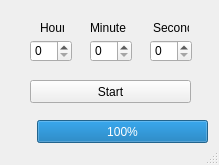
<?xml version="1.0" encoding="UTF-8"?>
<ui version="4.0">
 <class>MainWindow</class>
 <widget class="QMainWindow" name="MainWindow">
  <property name="geometry">
   <rect>
    <x>0</x>
    <y>0</y>
    <width>219</width>
    <height>165</height>
   </rect>
  </property>
  <property name="windowTitle">
   <string>MainWindow</string>
  </property>
  <widget class="QWidget" name="centralWidget">
   <widget class="QLabel" name="label_h">
    <property name="geometry">
     <rect>
      <x>40</x>
      <y>20</y>
      <width>24</width>
      <height>16</height>
     </rect>
    </property>
    <property name="text">
     <string>Hour</string>
    </property>
   </widget>
   <widget class="QLabel" name="label_m">
    <property name="geometry">
     <rect>
      <x>90</x>
      <y>20</y>
      <width>36</width>
      <height>16</height>
     </rect>
    </property>
    <property name="text">
     <string>Minute</string>
    </property>
   </widget>
   <widget class="QPushButton" name="pushButton">
    <property name="geometry">
     <rect>
      <x>30</x>
      <y>80</y>
      <width>161</width>
      <height>23</height>
     </rect>
    </property>
    <property name="text">
     <string>Start</string>
    </property>
   </widget>
   <widget class="QSpinBox" name="spinBox_h">
    <property name="geometry">
     <rect>
      <x>30</x>
      <y>40</y>
      <width>42</width>
      <height>22</height>
     </rect>
    </property>
    <property name="maximum">
     <number>999</number>
    </property>
   </widget>
   <widget class="QSpinBox" name="spinBox_m">
    <property name="geometry">
     <rect>
      <x>90</x>
      <y>40</y>
      <width>42</width>
      <height>22</height>
     </rect>
    </property>
    <property name="maximum">
     <number>999</number>
    </property>
   </widget>
   <widget class="QSpinBox" name="spinBox_s">
    <property name="geometry">
     <rect>
      <x>150</x>
      <y>40</y>
      <width>42</width>
      <height>22</height>
     </rect>
    </property>
    <property name="maximum">
     <number>999</number>
    </property>
   </widget>
   <widget class="QProgressBar" name="progressBar">
    <property name="geometry">
     <rect>
      <x>37</x>
      <y>120</y>
      <width>171</width>
      <height>23</height>
     </rect>
    </property>
    <property name="value">
     <number>100</number>
    </property>
   </widget>
   <widget class="QLabel" name="label_s">
    <property name="geometry">
     <rect>
      <x>153</x>
      <y>20</y>
      <width>36</width>
      <height>16</height>
     </rect>
    </property>
    <property name="text">
     <string>Second</string>
    </property>
   </widget>
   <zorder>label_h</zorder>
   <zorder>label_m</zorder>
   <zorder>label_s</zorder>
   <zorder>pushButton</zorder>
   <zorder>label_s</zorder>
   <zorder>spinBox_h</zorder>
   <zorder>spinBox_m</zorder>
   <zorder>spinBox_s</zorder>
   <zorder>progressBar</zorder>
  </widget>
  <widget class="QStatusBar" name="statusBar"/>
 </widget>
 <layoutdefault spacing="6" margin="11"/>
 <resources/>
 <connections/>
</ui>
